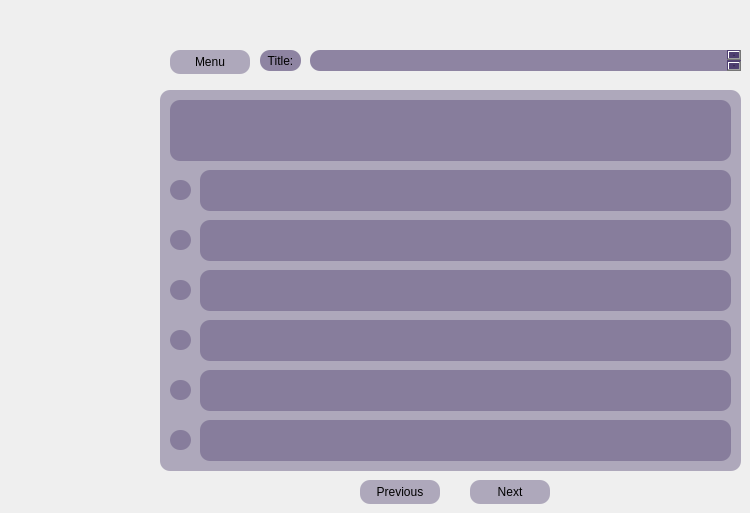
    <widget class="QWidget" name="pageQuizReview">
     <widget class="QPushButton" name="pushButtonReturn_4">
      <property name="geometry">
       <rect>
        <x>170</x>
        <y>50</y>
        <width>80</width>
        <height>24</height>
       </rect>
      </property>
      <property name="styleSheet">
       <string notr="true">background-color: rgba(75, 58, 108, 100);
border-radius: 10px;</string>
      </property>
      <property name="text">
       <string>Menu</string>
      </property>
     </widget>
     <widget class="QPlainTextEdit" name="plainTextEdit_5">
      <property name="geometry">
       <rect>
        <x>310</x>
        <y>50</y>
        <width>431</width>
        <height>21</height>
       </rect>
      </property>
      <property name="styleSheet">
       <string notr="true">background-color: rgba(75, 58, 108, 150);
border-radius: 10px;
</string>
      </property>
     </widget>
     <widget class="QLabel" name="label_8">
      <property name="geometry">
       <rect>
        <x>260</x>
        <y>50</y>
        <width>41</width>
        <height>21</height>
       </rect>
      </property>
      <property name="styleSheet">
       <string notr="true">background-color: rgba(75, 58, 108, 150);
border-radius: 10px;
</string>
      </property>
      <property name="text">
       <string>Title:</string>
      </property>
      <property name="alignment">
       <set>Qt::AlignmentFlag::AlignCenter</set>
      </property>
     </widget>
     <widget class="QFrame" name="frame_3">
      <property name="geometry">
       <rect>
        <x>160</x>
        <y>90</y>
        <width>581</width>
        <height>381</height>
       </rect>
      </property>
      <property name="styleSheet">
       <string notr="true">background-color: rgba(75, 58, 108, 100);
border-radius: 10px;</string>
      </property>
      <property name="frameShape">
       <enum>QFrame::Shape::StyledPanel</enum>
      </property>
      <property name="frameShadow">
       <enum>QFrame::Shadow::Raised</enum>
      </property>
      <widget class="QPlainTextEdit" name="textDisplayAnswer6_2">
       <property name="geometry">
        <rect>
         <x>40</x>
         <y>330</y>
         <width>531</width>
         <height>41</height>
        </rect>
       </property>
       <property name="font">
        <font>
         <family>Sans Serif Collection</family>
         <pointsize>12</pointsize>
        </font>
       </property>
      </widget>
      <widget class="QPlainTextEdit" name="textDisplayAnswer5_2">
       <property name="geometry">
        <rect>
         <x>40</x>
         <y>280</y>
         <width>531</width>
         <height>41</height>
        </rect>
       </property>
       <property name="font">
        <font>
         <family>Sans Serif Collection</family>
         <pointsize>12</pointsize>
        </font>
       </property>
      </widget>
      <widget class="QPlainTextEdit" name="textDisplayAnswer2_2">
       <property name="geometry">
        <rect>
         <x>40</x>
         <y>130</y>
         <width>531</width>
         <height>41</height>
        </rect>
       </property>
       <property name="font">
        <font>
         <family>Sans Serif Collection</family>
         <pointsize>12</pointsize>
        </font>
       </property>
      </widget>
      <widget class="QPlainTextEdit" name="textDisplayAnswer3_2">
       <property name="geometry">
        <rect>
         <x>40</x>
         <y>180</y>
         <width>531</width>
         <height>41</height>
        </rect>
       </property>
       <property name="font">
        <font>
         <family>Sans Serif Collection</family>
         <pointsize>12</pointsize>
        </font>
       </property>
      </widget>
      <widget class="QPlainTextEdit" name="textDisplayAnswer4_2">
       <property name="geometry">
        <rect>
         <x>40</x>
         <y>230</y>
         <width>531</width>
         <height>41</height>
        </rect>
       </property>
       <property name="font">
        <font>
         <family>Sans Serif Collection</family>
         <pointsize>12</pointsize>
        </font>
       </property>
      </widget>
      <widget class="QPlainTextEdit" name="textDisplayAnswer1_2">
       <property name="geometry">
        <rect>
         <x>40</x>
         <y>80</y>
         <width>531</width>
         <height>41</height>
        </rect>
       </property>
       <property name="font">
        <font>
         <family>Sans Serif Collection</family>
         <pointsize>12</pointsize>
        </font>
       </property>
      </widget>
      <widget class="QPlainTextEdit" name="textDisplayQuestion_2">
       <property name="geometry">
        <rect>
         <x>10</x>
         <y>10</y>
         <width>561</width>
         <height>61</height>
        </rect>
       </property>
       <property name="font">
        <font>
         <family>Sans Serif Collection</family>
         <pointsize>16</pointsize>
         <bold>true</bold>
        </font>
       </property>
      </widget>
      <widget class="QLabel" name="labelCheck1">
       <property name="geometry">
        <rect>
         <x>10</x>
         <y>90</y>
         <width>21</width>
         <height>20</height>
        </rect>
       </property>
       <property name="text">
        <string/>
       </property>
      </widget>
      <widget class="QLabel" name="labelCheck2">
       <property name="geometry">
        <rect>
         <x>10</x>
         <y>140</y>
         <width>21</width>
         <height>20</height>
        </rect>
       </property>
       <property name="text">
        <string/>
       </property>
      </widget>
      <widget class="QLabel" name="labelCheck3">
       <property name="geometry">
        <rect>
         <x>10</x>
         <y>190</y>
         <width>21</width>
         <height>20</height>
        </rect>
       </property>
       <property name="text">
        <string/>
       </property>
      </widget>
      <widget class="QLabel" name="labelCheck4">
       <property name="geometry">
        <rect>
         <x>10</x>
         <y>240</y>
         <width>21</width>
         <height>20</height>
        </rect>
       </property>
       <property name="text">
        <string/>
       </property>
      </widget>
      <widget class="QLabel" name="labelCheck5">
       <property name="geometry">
        <rect>
         <x>10</x>
         <y>290</y>
         <width>21</width>
         <height>20</height>
        </rect>
       </property>
       <property name="text">
        <string/>
       </property>
      </widget>
      <widget class="QLabel" name="labelCheck6">
       <property name="geometry">
        <rect>
         <x>10</x>
         <y>340</y>
         <width>21</width>
         <height>20</height>
        </rect>
       </property>
       <property name="text">
        <string/>
       </property>
      </widget>
     </widget>
     <widget class="QPushButton" name="pushButtonNextQuestion_3">
      <property name="geometry">
       <rect>
        <x>470</x>
        <y>480</y>
        <width>80</width>
        <height>24</height>
       </rect>
      </property>
      <property name="styleSheet">
       <string notr="true">background-color: rgba(75, 58, 108, 100);
border-radius: 10px;</string>
      </property>
      <property name="text">
       <string>Next</string>
      </property>
     </widget>
     <widget class="QPushButton" name="pushButtonPreviousQuestion_3">
      <property name="geometry">
       <rect>
        <x>360</x>
        <y>480</y>
        <width>80</width>
        <height>24</height>
       </rect>
      </property>
      <property name="styleSheet">
       <string notr="true">background-color: rgba(75, 58, 108, 100);
border-radius: 10px;</string>
      </property>
      <property name="text">
       <string>Previous</string>
      </property>
     </widget>
    </widget>
